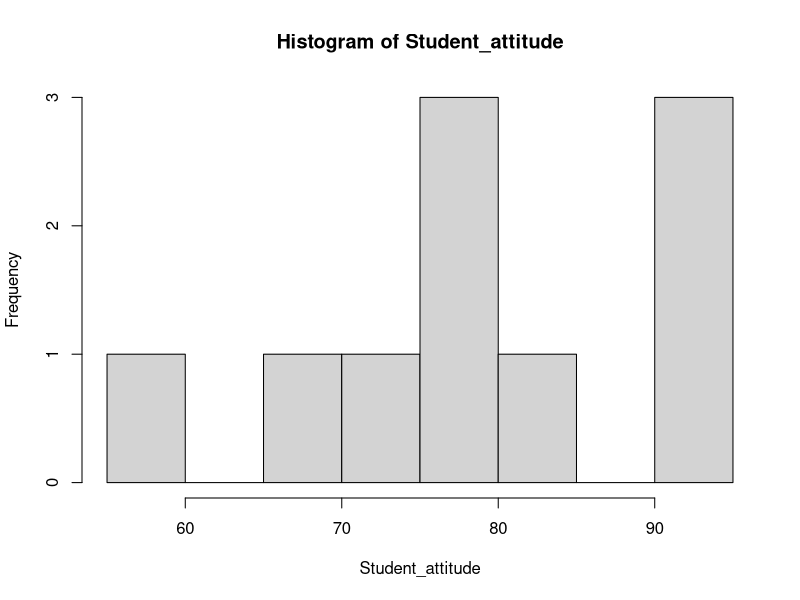
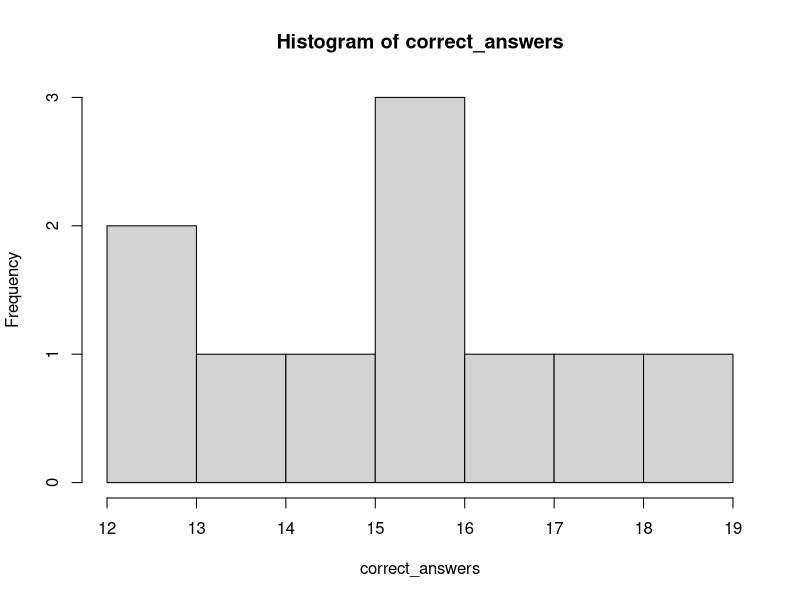
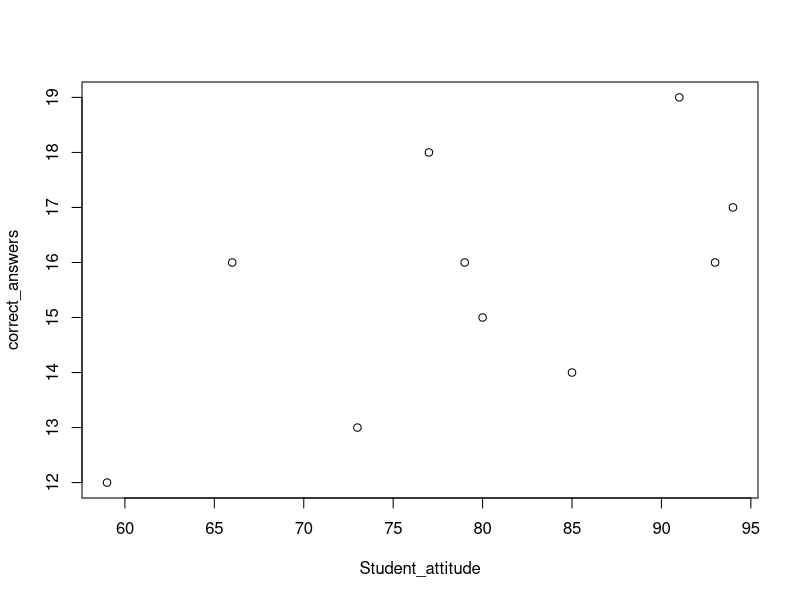
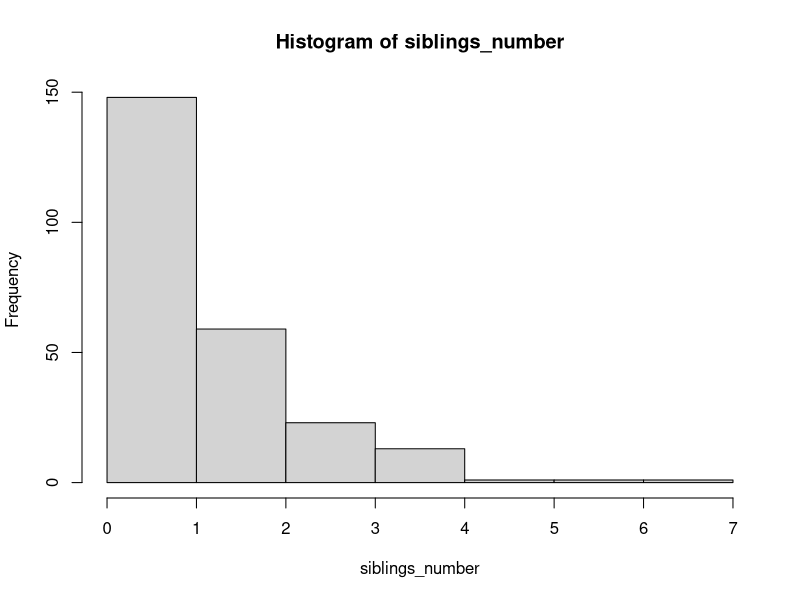
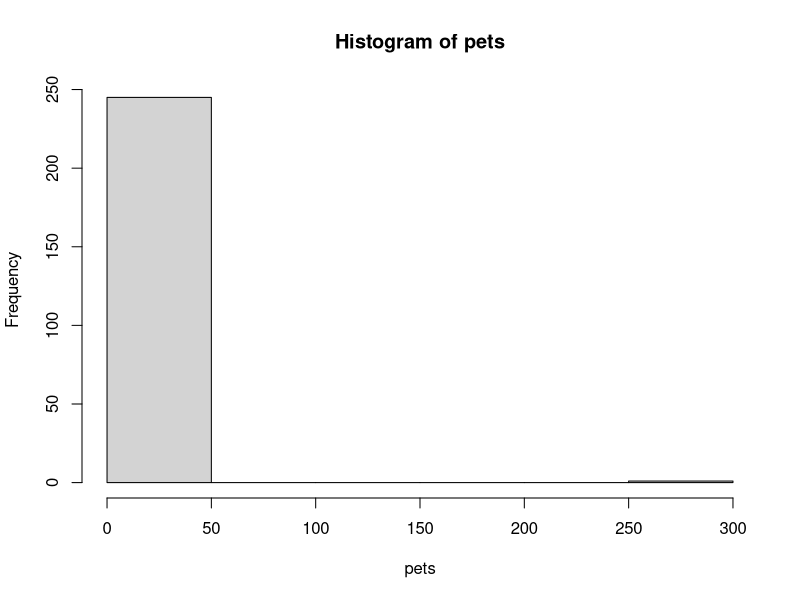
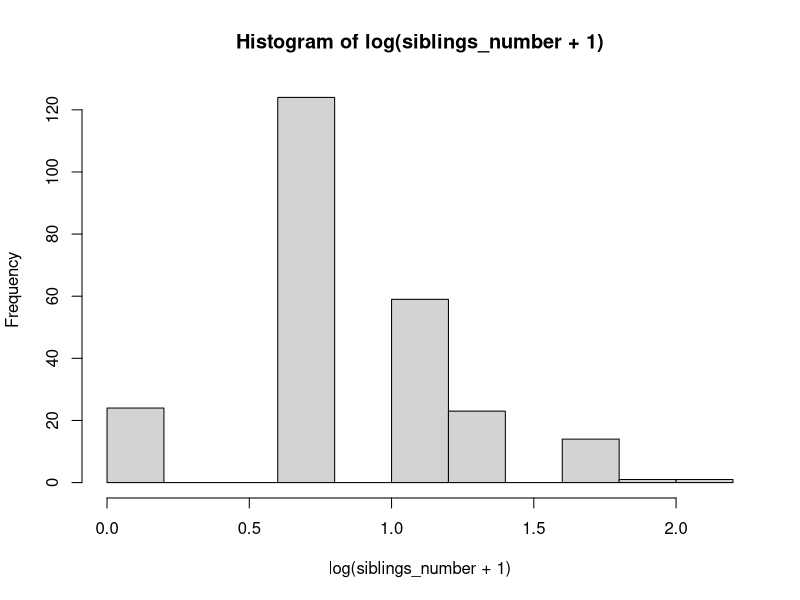
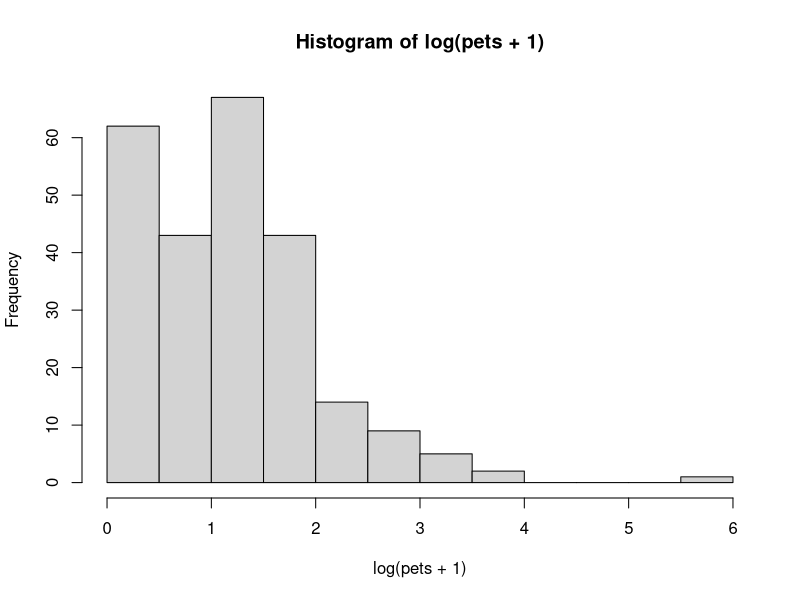
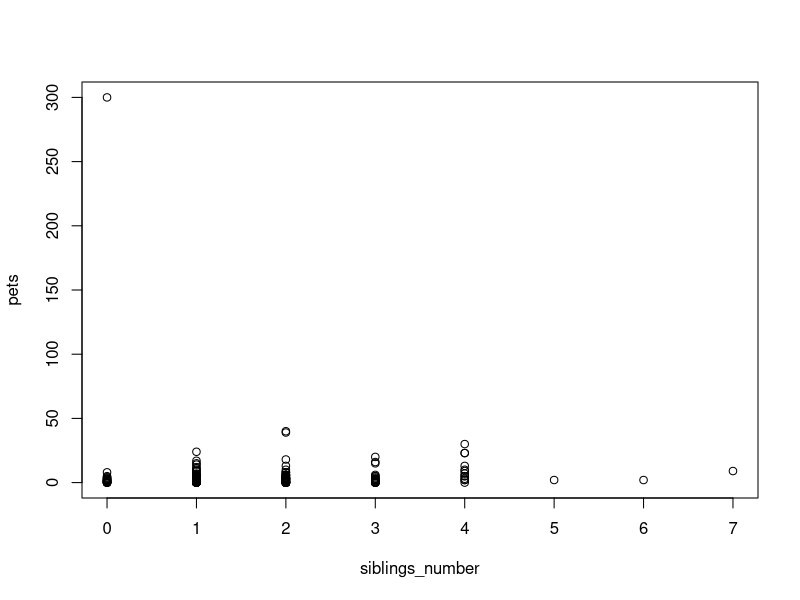

Write R code to recreate these figures, in order.
#Correlations
#first example from video "How to calculate Pearson's correlation by hand"
# defining / loading your data
Student_attitude <- c(94,73,59,80,93,85,66,79,77,91)
correct_answers <- c(17,13,12,15,16,14,16,16,18,19)

# Pearson's correlation coefficient
cor(Student_attitude,correct_answers)
#Correlation test statistic
cor.test(Student_attitude,correct_answers)
# Testing for normality
shapiro.test(Student_attitude)
shapiro.test(correct_answers)

hist(Student_attitude)
hist(correct_answers)
plot(Student_attitude,correct_answers)


###next load survey data from day 1
getwd( )
setwd("")
trivial<-read.csv("survey24_NA_out.csv",header=T, sep=",")

attach(trivial)
str(trivial)
View(trivial)

cor.test(siblings_number,pets)
hist(siblings_number)
hist(pets)
summary(siblings_number)
summary(pets)
#what is the logarithm of zero?
log(0)

hist(log(siblings_number+1))
hist(log(pets+1))
#ok, our data is not normally distributed let's try a Spearman rank correlation instead
?cor.test
cor.test(siblings_number,pets,method="spearman")
cor.test(siblings_number,pets,method="kendall")
plot(siblings_number,pets)
table(siblings_number)

sib2<-(siblings_number[pets<200])
pets2<-(pets[pets<200])
summary(sib2)
summary(pets2)
cor.test(sib2,pets2,method="spearman")
plot(sib2,pets2)
#find other variables in the survey data (trivial data) suitable for a correlation
str(trivial)
hist(Pinky)

#next data set
#load data
auto<-read.table("Automobile_R.txt",header=T)
attach(auto)
str(auto)
summary(auto)
#this shows the correlation coefficients for the entire data set (only possible if your data set contains only numbers)
cor(auto)
#let's correlate automobile width with length
cor.test(width,length)

#how does this look like?
plot(width,length)
#but are the two continuous variables normally distributed?
hist(width)
hist(length)
shapiro.test(width)
summary(width)
hist(log(width))



#if the data is not normally distributed there are two non-parametric rank correlations to choose from
cor.test(length,width,method="spearman")
cor.test(length,width,method="kendall")

#next wheel base (= horizontal distance between the centers of the front and rear wheels) and length
cor.test(wheel.base,length)
hist(wheel.base)
hist(length)
shapiro.test(wheel.base)
shapiro.test(length)
#find a continuous variable in this data set that is normally distributed based on the Shapiro test


